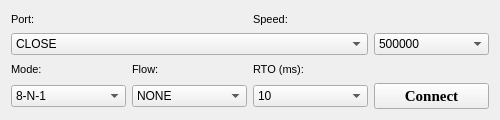
<?xml version="1.0" encoding="UTF-8"?>
<ui version="4.0">
 <class>form_COM_port</class>
 <widget class="QWidget" name="form_COM_port">
  <property name="geometry">
   <rect>
    <x>0</x>
    <y>0</y>
    <width>500</width>
    <height>120</height>
   </rect>
  </property>
  <property name="minimumSize">
   <size>
    <width>500</width>
    <height>120</height>
   </size>
  </property>
  <property name="windowTitle">
   <string>Form</string>
  </property>
  <layout class="QGridLayout" name="gridLayout" rowstretch="1,3,1,3" columnstretch="1,1,1,1">
   <item row="0" column="0" colspan="2">
    <widget class="QLabel" name="label_port">
     <property name="font">
      <font>
       <family>Ubuntu</family>
       <pointsize>8</pointsize>
       <italic>false</italic>
       <bold>false</bold>
       <kerning>true</kerning>
      </font>
     </property>
     <property name="toolTip">
      <string notr="true"/>
     </property>
     <property name="statusTip">
      <string notr="true"/>
     </property>
     <property name="whatsThis">
      <string notr="true"/>
     </property>
     <property name="accessibleName">
      <string notr="true"/>
     </property>
     <property name="accessibleDescription">
      <string notr="true"/>
     </property>
     <property name="text">
      <string>Port:</string>
     </property>
    </widget>
   </item>
   <item row="0" column="2" colspan="2">
    <widget class="QLabel" name="label_speed">
     <property name="font">
      <font>
       <family>Ubuntu</family>
       <pointsize>8</pointsize>
       <italic>false</italic>
       <bold>false</bold>
       <kerning>true</kerning>
      </font>
     </property>
     <property name="toolTip">
      <string notr="true"/>
     </property>
     <property name="statusTip">
      <string notr="true"/>
     </property>
     <property name="whatsThis">
      <string notr="true"/>
     </property>
     <property name="accessibleName">
      <string notr="true"/>
     </property>
     <property name="accessibleDescription">
      <string notr="true"/>
     </property>
     <property name="text">
      <string>Speed:</string>
     </property>
    </widget>
   </item>
   <item row="1" column="0" colspan="3">
    <widget class="QComboBox" name="cbox_port_ctrl">
     <property name="font">
      <font>
       <family>Ubuntu</family>
       <pointsize>9</pointsize>
       <bold>false</bold>
       <kerning>true</kerning>
      </font>
     </property>
     <property name="focusPolicy">
      <enum>Qt::FocusPolicy::ClickFocus</enum>
     </property>
     <property name="contextMenuPolicy">
      <enum>Qt::ContextMenuPolicy::CustomContextMenu</enum>
     </property>
     <property name="toolTip">
      <string notr="true"/>
     </property>
     <property name="statusTip">
      <string notr="true"/>
     </property>
     <property name="whatsThis">
      <string notr="true"/>
     </property>
     <property name="accessibleName">
      <string notr="true"/>
     </property>
     <property name="accessibleDescription">
      <string notr="true"/>
     </property>
     <property name="editable">
      <bool>false</bool>
     </property>
     <property name="currentText">
      <string notr="true">CLOSE</string>
     </property>
     <property name="placeholderText">
      <string notr="true"/>
     </property>
     <item>
      <property name="text">
       <string>CLOSE</string>
      </property>
     </item>
    </widget>
   </item>
   <item row="1" column="3">
    <widget class="QComboBox" name="cbox_speed_ctrl">
     <property name="font">
      <font>
       <family>Ubuntu</family>
       <pointsize>9</pointsize>
       <italic>false</italic>
       <bold>false</bold>
       <kerning>true</kerning>
      </font>
     </property>
     <property name="focusPolicy">
      <enum>Qt::FocusPolicy::ClickFocus</enum>
     </property>
     <property name="contextMenuPolicy">
      <enum>Qt::ContextMenuPolicy::NoContextMenu</enum>
     </property>
     <property name="toolTip">
      <string notr="true"/>
     </property>
     <property name="statusTip">
      <string notr="true"/>
     </property>
     <property name="whatsThis">
      <string notr="true"/>
     </property>
     <property name="accessibleName">
      <string notr="true"/>
     </property>
     <property name="accessibleDescription">
      <string notr="true"/>
     </property>
     <property name="editable">
      <bool>false</bool>
     </property>
     <property name="currentText">
      <string notr="true">500000</string>
     </property>
     <property name="currentIndex">
      <number>9</number>
     </property>
     <property name="placeholderText">
      <string notr="true"/>
     </property>
     <item>
      <property name="text">
       <string>1200</string>
      </property>
     </item>
     <item>
      <property name="text">
       <string>2400</string>
      </property>
     </item>
     <item>
      <property name="text">
       <string>4800</string>
      </property>
     </item>
     <item>
      <property name="text">
       <string>9600</string>
      </property>
     </item>
     <item>
      <property name="text">
       <string>19200</string>
      </property>
     </item>
     <item>
      <property name="text">
       <string>38400</string>
      </property>
     </item>
     <item>
      <property name="text">
       <string>57600</string>
      </property>
     </item>
     <item>
      <property name="text">
       <string>115200</string>
      </property>
     </item>
     <item>
      <property name="text">
       <string>460800</string>
      </property>
     </item>
     <item>
      <property name="text">
       <string>500000</string>
      </property>
     </item>
     <item>
      <property name="text">
       <string>1000000</string>
      </property>
     </item>
    </widget>
   </item>
   <item row="2" column="0">
    <widget class="QLabel" name="label_mode">
     <property name="font">
      <font>
       <family>Ubuntu</family>
       <pointsize>8</pointsize>
       <italic>false</italic>
       <bold>false</bold>
       <kerning>true</kerning>
      </font>
     </property>
     <property name="toolTip">
      <string notr="true"/>
     </property>
     <property name="statusTip">
      <string notr="true"/>
     </property>
     <property name="whatsThis">
      <string notr="true"/>
     </property>
     <property name="accessibleName">
      <string notr="true"/>
     </property>
     <property name="accessibleDescription">
      <string notr="true"/>
     </property>
     <property name="text">
      <string>Mode:</string>
     </property>
    </widget>
   </item>
   <item row="2" column="1">
    <widget class="QLabel" name="label_Flow">
     <property name="enabled">
      <bool>true</bool>
     </property>
     <property name="font">
      <font>
       <family>Ubuntu</family>
       <pointsize>8</pointsize>
       <italic>false</italic>
       <bold>false</bold>
       <kerning>true</kerning>
      </font>
     </property>
     <property name="toolTip">
      <string notr="true"/>
     </property>
     <property name="statusTip">
      <string notr="true"/>
     </property>
     <property name="whatsThis">
      <string notr="true"/>
     </property>
     <property name="accessibleName">
      <string notr="true"/>
     </property>
     <property name="accessibleDescription">
      <string notr="true"/>
     </property>
     <property name="text">
      <string>Flow:</string>
     </property>
    </widget>
   </item>
   <item row="2" column="2">
    <widget class="QLabel" name="label_RTO">
     <property name="enabled">
      <bool>true</bool>
     </property>
     <property name="font">
      <font>
       <family>Ubuntu</family>
       <pointsize>8</pointsize>
       <italic>false</italic>
       <bold>false</bold>
       <kerning>true</kerning>
      </font>
     </property>
     <property name="toolTip">
      <string notr="true"/>
     </property>
     <property name="statusTip">
      <string notr="true"/>
     </property>
     <property name="whatsThis">
      <string notr="true"/>
     </property>
     <property name="accessibleName">
      <string notr="true"/>
     </property>
     <property name="accessibleDescription">
      <string notr="true"/>
     </property>
     <property name="text">
      <string>RTO (ms):</string>
     </property>
    </widget>
   </item>
   <item row="3" column="0">
    <widget class="QComboBox" name="cbox_mode_ctrl">
     <property name="font">
      <font>
       <family>Ubuntu</family>
       <pointsize>9</pointsize>
       <italic>false</italic>
       <bold>false</bold>
       <kerning>true</kerning>
      </font>
     </property>
     <property name="focusPolicy">
      <enum>Qt::FocusPolicy::ClickFocus</enum>
     </property>
     <property name="contextMenuPolicy">
      <enum>Qt::ContextMenuPolicy::NoContextMenu</enum>
     </property>
     <property name="toolTip">
      <string notr="true"/>
     </property>
     <property name="statusTip">
      <string notr="true"/>
     </property>
     <property name="whatsThis">
      <string notr="true"/>
     </property>
     <property name="accessibleName">
      <string notr="true"/>
     </property>
     <property name="accessibleDescription">
      <string notr="true"/>
     </property>
     <property name="currentText">
      <string notr="true">8-N-1</string>
     </property>
     <property name="placeholderText">
      <string notr="true"/>
     </property>
     <item>
      <property name="text">
       <string>8-N-1</string>
      </property>
     </item>
     <item>
      <property name="text">
       <string>8-N-2</string>
      </property>
     </item>
     <item>
      <property name="text">
       <string>8-E-1</string>
      </property>
     </item>
     <item>
      <property name="text">
       <string>8-E-2</string>
      </property>
     </item>
     <item>
      <property name="text">
       <string>8-O-1</string>
      </property>
     </item>
     <item>
      <property name="text">
       <string>8-O-2</string>
      </property>
     </item>
    </widget>
   </item>
   <item row="3" column="1">
    <widget class="QComboBox" name="cbox_flow_ctrl">
     <property name="enabled">
      <bool>true</bool>
     </property>
     <property name="font">
      <font>
       <family>Ubuntu</family>
       <pointsize>9</pointsize>
       <italic>false</italic>
       <bold>false</bold>
       <kerning>true</kerning>
      </font>
     </property>
     <property name="focusPolicy">
      <enum>Qt::FocusPolicy::ClickFocus</enum>
     </property>
     <property name="contextMenuPolicy">
      <enum>Qt::ContextMenuPolicy::NoContextMenu</enum>
     </property>
     <property name="toolTip">
      <string notr="true"/>
     </property>
     <property name="statusTip">
      <string notr="true"/>
     </property>
     <property name="whatsThis">
      <string notr="true"/>
     </property>
     <property name="accessibleName">
      <string notr="true"/>
     </property>
     <property name="accessibleDescription">
      <string notr="true"/>
     </property>
     <property name="currentText">
      <string notr="true">NONE</string>
     </property>
     <property name="placeholderText">
      <string notr="true"/>
     </property>
     <item>
      <property name="text">
       <string>NONE</string>
      </property>
     </item>
     <item>
      <property name="text">
       <string>RTS/CTS</string>
      </property>
     </item>
     <item>
      <property name="text">
       <string>XON/XOFF</string>
      </property>
     </item>
    </widget>
   </item>
   <item row="3" column="2">
    <widget class="QComboBox" name="cbox_RTO_ctrl">
     <property name="enabled">
      <bool>true</bool>
     </property>
     <property name="font">
      <font>
       <family>Ubuntu</family>
       <pointsize>9</pointsize>
       <italic>false</italic>
       <bold>false</bold>
       <kerning>true</kerning>
      </font>
     </property>
     <property name="focusPolicy">
      <enum>Qt::FocusPolicy::ClickFocus</enum>
     </property>
     <property name="contextMenuPolicy">
      <enum>Qt::ContextMenuPolicy::NoContextMenu</enum>
     </property>
     <property name="toolTip">
      <string notr="true"/>
     </property>
     <property name="statusTip">
      <string notr="true"/>
     </property>
     <property name="whatsThis">
      <string notr="true"/>
     </property>
     <property name="accessibleName">
      <string notr="true"/>
     </property>
     <property name="accessibleDescription">
      <string notr="true"/>
     </property>
     <property name="currentText">
      <string notr="true">10</string>
     </property>
     <property name="placeholderText">
      <string notr="true"/>
     </property>
     <item>
      <property name="text">
       <string>10</string>
      </property>
     </item>
     <item>
      <property name="text">
       <string>20</string>
      </property>
     </item>
     <item>
      <property name="text">
       <string>50</string>
      </property>
     </item>
     <item>
      <property name="text">
       <string>100</string>
      </property>
     </item>
     <item>
      <property name="text">
       <string>200</string>
      </property>
     </item>
     <item>
      <property name="text">
       <string>500</string>
      </property>
     </item>
    </widget>
   </item>
   <item row="3" column="3">
    <widget class="QPushButton" name="pbutton_connect">
     <property name="font">
      <font>
       <family>Times New Roman</family>
       <pointsize>11</pointsize>
       <bold>true</bold>
       <kerning>true</kerning>
      </font>
     </property>
     <property name="text">
      <string>Connect</string>
     </property>
     <property name="checkable">
      <bool>false</bool>
     </property>
     <property name="checked">
      <bool>false</bool>
     </property>
     <property name="autoDefault">
      <bool>false</bool>
     </property>
     <property name="default">
      <bool>false</bool>
     </property>
     <property name="flat">
      <bool>false</bool>
     </property>
    </widget>
   </item>
  </layout>
 </widget>
 <resources/>
 <connections/>
</ui>
